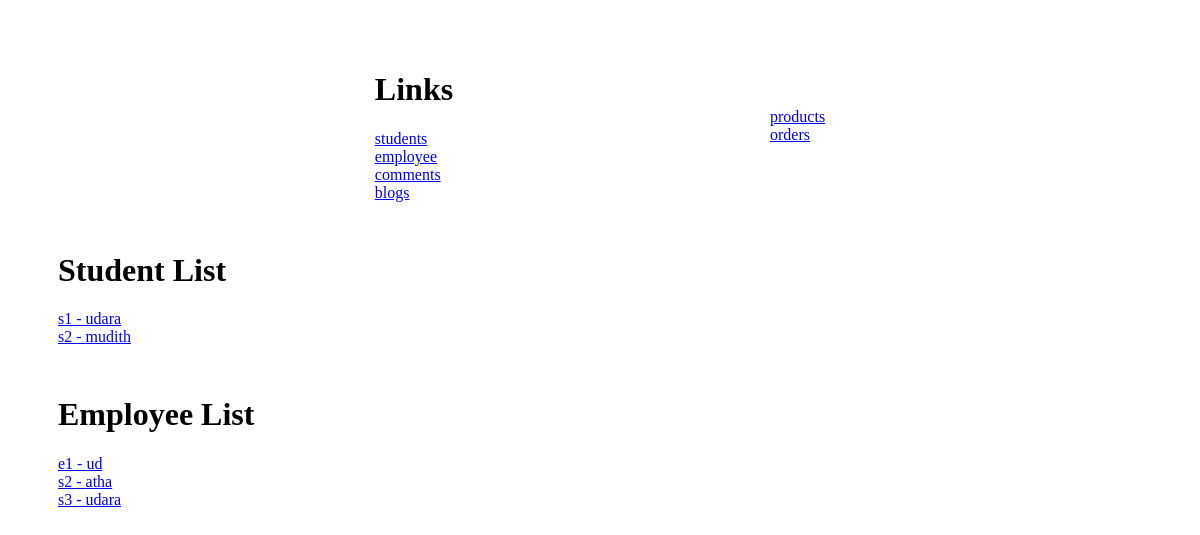
The app's page /, older data.
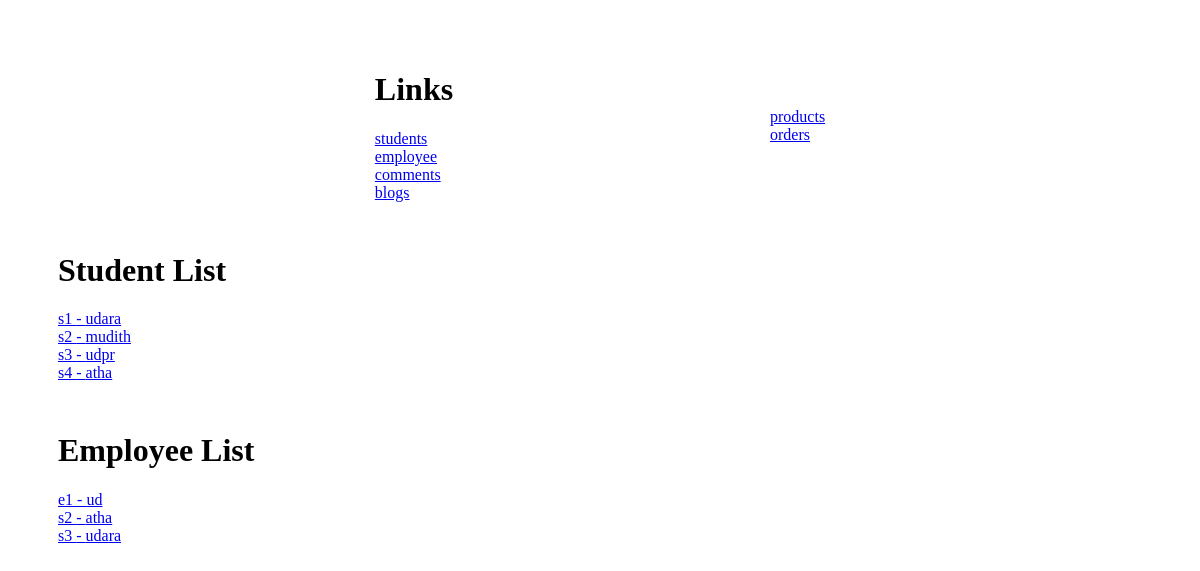
The same page, newer data.
### restApp/models.py (models this page shows, shortened)
class Student(models.Model):
    student_id = models.CharField(max_length=10)
    name = models.CharField(max_length=50)
    branch = models.CharField(max_length=20)

class Employee(models.Model):
    employee_id = models.CharField(max_length=10)
    name = models.CharField(max_length=50)
    designation = models.CharField(max_length=50)

### restApp/views.py (the view)
# urls.py: path('', views.index),
def index(request):
    students = Student.objects.all()
    employees = Employee.objects.all()
    context = {'students': students, 'employees': employees}
    return render(request, 'index.html', context=context)

### templates/index.html (shortened to what this page needs)
<!DOCTYPE html>
<html lang="en">
<head>
</head>
<body>
    <div style="margin: 50px; display: flex; justify-content: space-evenly; align-items: center;">
        <div>
            <h1>Links</h1>
            <a href="{% url 'students' %}">students</a><br>
            <a href="{% url 'employee' %}">employee</a><br>
            <a href="comments">comments</a><br>
            <a href="blogs">blogs</a>
        </div>
        <div>
            <a href="products">products</a><br>
            <a href="orders">orders</a>
        </div>
    </div>
    <div style="margin: 50px;">
        <h1>Student List</h1>
        {% for st in students %}
            <a href="{% url 'studentDetail' st.id %}">{{st.student_id}} - {{st.name}}</a><br>
        {% endfor %}
    </div>
    <div style="margin: 50px;">
        <h1>Employee List</h1>
        {% for em in employees %}
            <a href="{% url 'EmployeeDetails' em.id %}">{{em.employee_id}} - {{em.name}}</a><br>
        {% endfor %}
    </div>
</body>
</html>

Row changes from the older to the newer data that the page shows:
added Student: student_id "s3", name "udpr"
added Student: student_id "s4", name "atha"
